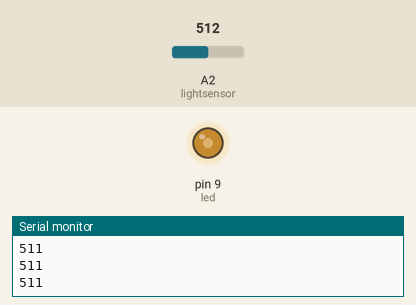
The sketch below on a simulated Arduino Uno, built with avr-gcc and run on an emulated ATmega328P. On the bench: output pins drawn as LEDs (lit = HIGH), the last lines printed to the serial monitor. The inputs (shaded band) are chosen by the test bench; at power-on: A2 (lightsensor) = 512.

Above: at 1.2 s.
1.3 s: A2 (lightsensor) set to 716
At 2.5 s:
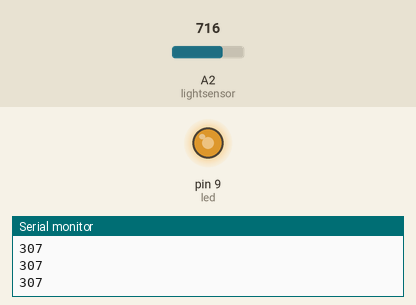
2.8 s: A2 (lightsensor) set to 900
At 4.0 s:
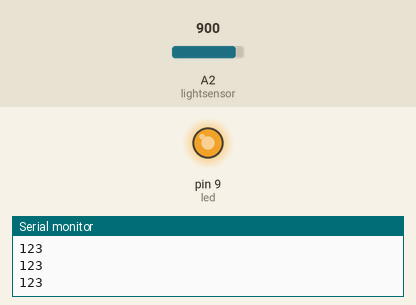
4.3 s: A2 (lightsensor) set to 122
At 5.4 s:
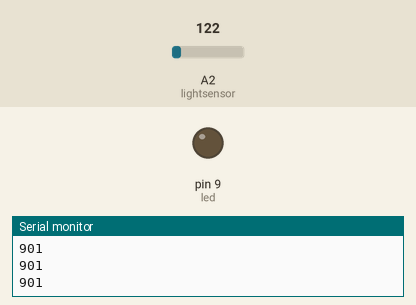
5.8 s: A2 (lightsensor) set to 130
At 6.8 s:
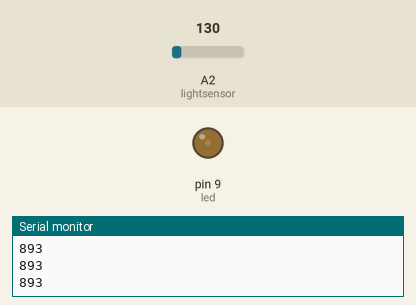
7.3 s: A2 (lightsensor) set to 0
At 8.1 s:
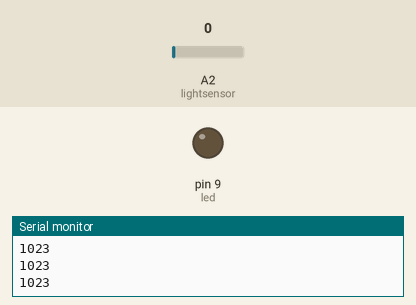
Timing chart, 0 to 9.8 s (numbered marks = the images above; inputs shaded):
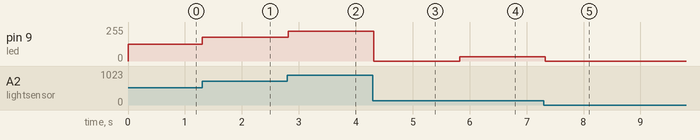

Measured:
- after the input at 1.3 s, pin 9 (led): 127/255 → 178/255 at once
- after the input at 2.8 s, pin 9 (led): 178/255 → 224/255 at once
- after the input at 4.3 s, pin 9 (led): 224/255 → 0/255 at once
- after the input at 5.8 s, pin 9 (led): 0/255 → 32/255 at once
- after the input at 7.3 s, pin 9 (led): 32/255 → 0/255 at once

The sketch:

lightsensor.ino
```cpp
const int lightsensor = A2;
const int led = 9;
int lightValue;

void setup() {
  // put your setup code here, to run once:
  pinMode(led, OUTPUT);
  pinMode(lightsensor, INPUT);
  Serial.begin(9600);
}

void loop() {
  // put your main code here, to run repeatedly:

  lightValue = analogRead(lightsensor);
  lightValue = map(lightValue, 0, 1023, 1023, 0);

  int ledValue = map(lightValue, 1023, 0, 0, 255);

  if (lightValue > 900){
    analogWrite(led, LOW);
  }
  else{
    analogWrite(led, ledValue);
  }

  Serial.println(lightValue);
  delay(100);


}
```
